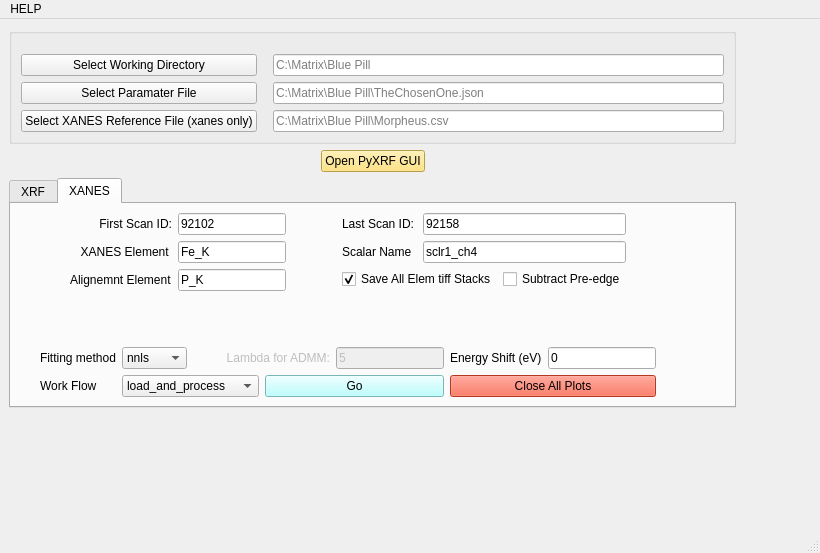
<?xml version="1.0" encoding="UTF-8"?>
<ui version="4.0">
 <author>Ajith</author>
 <class>MainWindow</class>
 <widget class="QMainWindow" name="MainWindow">
  <property name="geometry">
   <rect>
    <x>0</x>
    <y>0</y>
    <width>820</width>
    <height>553</height>
   </rect>
  </property>
  <property name="windowTitle">
   <string>HXN_Wizard</string>
  </property>
  <property name="styleSheet">
   <string notr="true">font: 12pt &quot;MS Shell Dlg 2&quot;;</string>
  </property>
  <widget class="QWidget" name="centralwidget">
   <layout class="QGridLayout" name="gridLayout_17">
    <item row="0" column="0">
     <layout class="QGridLayout" name="gridLayout_13">
      <item row="0" column="0">
       <widget class="QGroupBox" name="groupBox">
        <property name="sizePolicy">
         <sizepolicy hsizetype="Preferred" vsizetype="Preferred">
          <horstretch>0</horstretch>
          <verstretch>0</verstretch>
         </sizepolicy>
        </property>
        <property name="title">
         <string/>
        </property>
        <layout class="QGridLayout" name="gridLayout_7">
         <property name="topMargin">
          <number>20</number>
         </property>
         <item row="0" column="0">
          <layout class="QGridLayout" name="gridLayout_4">
           <item row="2" column="1">
            <widget class="QLineEdit" name="le_ref">
             <property name="sizePolicy">
              <sizepolicy hsizetype="MinimumExpanding" vsizetype="Fixed">
               <horstretch>0</horstretch>
               <verstretch>0</verstretch>
              </sizepolicy>
             </property>
             <property name="text">
              <string/>
             </property>
             <property name="placeholderText">
              <string>C:\Matrix\Blue Pill\Morpheus.csv</string>
             </property>
            </widget>
           </item>
           <item row="0" column="1">
            <widget class="QLineEdit" name="le_wd">
             <property name="sizePolicy">
              <sizepolicy hsizetype="MinimumExpanding" vsizetype="Fixed">
               <horstretch>0</horstretch>
               <verstretch>0</verstretch>
              </sizepolicy>
             </property>
             <property name="text">
              <string/>
             </property>
             <property name="placeholderText">
              <string>C:\Matrix\Blue Pill</string>
             </property>
            </widget>
           </item>
           <item row="0" column="0" rowspan="3">
            <layout class="QGridLayout" name="gridLayout_2">
             <property name="leftMargin">
              <number>0</number>
             </property>
             <property name="rightMargin">
              <number>10</number>
             </property>
             <item row="0" column="0">
              <widget class="QPushButton" name="pb_wd">
               <property name="sizePolicy">
                <sizepolicy hsizetype="Minimum" vsizetype="Minimum">
                 <horstretch>0</horstretch>
                 <verstretch>0</verstretch>
                </sizepolicy>
               </property>
               <property name="text">
                <string>Select Working Directory</string>
               </property>
              </widget>
             </item>
             <item row="1" column="0">
              <widget class="QPushButton" name="pb_param">
               <property name="sizePolicy">
                <sizepolicy hsizetype="Minimum" vsizetype="Minimum">
                 <horstretch>0</horstretch>
                 <verstretch>0</verstretch>
                </sizepolicy>
               </property>
               <property name="text">
                <string>Select Paramater File</string>
               </property>
              </widget>
             </item>
             <item row="2" column="0">
              <widget class="QPushButton" name="pb_ref">
               <property name="sizePolicy">
                <sizepolicy hsizetype="Minimum" vsizetype="Minimum">
                 <horstretch>0</horstretch>
                 <verstretch>0</verstretch>
                </sizepolicy>
               </property>
               <property name="text">
                <string>Select XANES Reference File (xanes only)</string>
               </property>
              </widget>
             </item>
            </layout>
           </item>
           <item row="1" column="1">
            <widget class="QLineEdit" name="le_param">
             <property name="sizePolicy">
              <sizepolicy hsizetype="MinimumExpanding" vsizetype="Fixed">
               <horstretch>0</horstretch>
               <verstretch>0</verstretch>
              </sizepolicy>
             </property>
             <property name="text">
              <string/>
             </property>
             <property name="placeholderText">
              <string>C:\Matrix\Blue Pill\TheChosenOne.json</string>
             </property>
            </widget>
           </item>
          </layout>
         </item>
        </layout>
       </widget>
      </item>
      <item row="1" column="0">
       <layout class="QGridLayout" name="gridLayout_8">
        <item row="0" column="0">
         <spacer name="horizontalSpacer_5">
          <property name="orientation">
           <enum>Qt::Horizontal</enum>
          </property>
          <property name="sizeHint" stdset="0">
           <size>
            <width>40</width>
            <height>20</height>
           </size>
          </property>
         </spacer>
        </item>
        <item row="0" column="1">
         <widget class="QPushButton" name="pb_open_pyxrf">
          <property name="sizePolicy">
           <sizepolicy hsizetype="Preferred" vsizetype="Preferred">
            <horstretch>0</horstretch>
            <verstretch>0</verstretch>
           </sizepolicy>
          </property>
          <property name="styleSheet">
           <string notr="true">background-color: rgb(255, 221, 98);</string>
          </property>
          <property name="text">
           <string>Open PyXRF GUI</string>
          </property>
         </widget>
        </item>
        <item row="0" column="2">
         <spacer name="horizontalSpacer_3">
          <property name="orientation">
           <enum>Qt::Horizontal</enum>
          </property>
          <property name="sizeHint" stdset="0">
           <size>
            <width>40</width>
            <height>20</height>
           </size>
          </property>
         </spacer>
        </item>
       </layout>
      </item>
      <item row="2" column="0">
       <widget class="QTabWidget" name="tabWidget">
        <property name="styleSheet">
         <string notr="true">font: 12pt &quot;MS Shell Dlg 2&quot;;</string>
        </property>
        <property name="currentIndex">
         <number>1</number>
        </property>
        <property name="tabBarAutoHide">
         <bool>false</bool>
        </property>
        <widget class="QWidget" name="tab_2">
         <attribute name="title">
          <string>XRF</string>
         </attribute>
         <layout class="QGridLayout" name="gridLayout_16">
          <item row="0" column="0">
           <widget class="QGroupBox" name="groupBox_3">
            <property name="title">
             <string>XRF Batch Processing</string>
            </property>
            <property name="alignment">
             <set>Qt::AlignCenter</set>
            </property>
            <layout class="QGridLayout" name="gridLayout_11">
             <item row="2" column="0">
              <layout class="QGridLayout" name="gridLayout_6">
               <property name="leftMargin">
                <number>150</number>
               </property>
               <property name="rightMargin">
                <number>150</number>
               </property>
               <item row="0" column="3">
                <widget class="QLineEdit" name="le_lastid_2">
                 <property name="text">
                  <string>92158</string>
                 </property>
                 <property name="placeholderText">
                  <string>00000</string>
                 </property>
                </widget>
               </item>
               <item row="0" column="1">
                <widget class="QLineEdit" name="le_startid_2">
                 <property name="text">
                  <string>92102</string>
                 </property>
                 <property name="placeholderText">
                  <string>00000</string>
                 </property>
                </widget>
               </item>
               <item row="0" column="2">
                <widget class="QLabel" name="label_11">
                 <property name="text">
                  <string>Last Scan ID:</string>
                 </property>
                </widget>
               </item>
               <item row="1" column="0">
                <widget class="QLabel" name="label_10">
                 <property name="text">
                  <string>Scalar Name:</string>
                 </property>
                </widget>
               </item>
               <item row="0" column="0">
                <widget class="QLabel" name="label_12">
                 <property name="text">
                  <string>First Scan ID:</string>
                 </property>
                </widget>
               </item>
               <item row="1" column="1">
                <widget class="QLineEdit" name="le_sclr_2">
                 <property name="text">
                  <string>sclr1_ch4</string>
                 </property>
                 <property name="placeholderText">
                  <string>Fe_K</string>
                 </property>
                </widget>
               </item>
               <item row="1" column="2" colspan="2">
                <widget class="QPushButton" name="pb_xrf_start">
                 <property name="styleSheet">
                  <string notr="true">background-color: rgb(85, 255, 127);</string>
                 </property>
                 <property name="text">
                  <string>Start Batch Processing</string>
                 </property>
                </widget>
               </item>
              </layout>
             </item>
            </layout>
           </widget>
          </item>
          <item row="1" column="0">
           <layout class="QGridLayout" name="gridLayout_12">
            <property name="leftMargin">
             <number>150</number>
            </property>
            <property name="rightMargin">
             <number>150</number>
            </property>
            <item row="0" column="0">
             <widget class="QGroupBox" name="groupBox_2">
              <property name="title">
               <string>XRF Live Processing</string>
              </property>
              <property name="alignment">
               <set>Qt::AlignCenter</set>
              </property>
              <layout class="QGridLayout" name="gridLayout_10">
               <item row="0" column="0">
                <layout class="QGridLayout" name="gridLayout_9">
                 <item row="0" column="0">
                  <widget class="QPushButton" name="pb_activate_live">
                   <property name="styleSheet">
                    <string notr="true">background-color: rgb(0, 170, 255);
background-color: rgb(67, 246, 255);</string>
                   </property>
                   <property name="text">
                    <string>Initiate Live</string>
                   </property>
                  </widget>
                 </item>
                 <item row="0" column="1">
                  <widget class="QPushButton" name="pb_live">
                   <property name="styleSheet">
                    <string notr="true">background-color: rgb(255, 130, 67);
font: 75 12pt &quot;MS Shell Dlg 2&quot;;
</string>
                   </property>
                   <property name="text">
                    <string>Start </string>
                   </property>
                  </widget>
                 </item>
                 <item row="1" column="0" colspan="2">
                  <widget class="QLabel" name="label_live_status">
                   <property name="text">
                    <string>Live Processing is not ready</string>
                   </property>
                   <property name="alignment">
                    <set>Qt::AlignCenter</set>
                   </property>
                  </widget>
                 </item>
                </layout>
               </item>
              </layout>
             </widget>
            </item>
           </layout>
          </item>
         </layout>
        </widget>
        <widget class="QWidget" name="tab">
         <attribute name="title">
          <string>XANES</string>
         </attribute>
         <layout class="QGridLayout" name="gridLayout_15">
          <item row="0" column="0">
           <layout class="QGridLayout" name="gridLayout_14">
            <property name="leftMargin">
             <number>50</number>
            </property>
            <property name="rightMargin">
             <number>50</number>
            </property>
            <item row="0" column="0">
             <layout class="QGridLayout" name="gridLayout_3">
              <item row="0" column="0">
               <widget class="QLabel" name="label">
                <property name="text">
                 <string>First Scan ID:</string>
                </property>
                <property name="alignment">
                 <set>Qt::AlignRight|Qt::AlignTrailing|Qt::AlignVCenter</set>
                </property>
               </widget>
              </item>
              <item row="0" column="1">
               <widget class="QLineEdit" name="le_startid">
                <property name="text">
                 <string>92102</string>
                </property>
                <property name="placeholderText">
                 <string>00000</string>
                </property>
               </widget>
              </item>
              <item row="1" column="0">
               <widget class="QLabel" name="label_3">
                <property name="text">
                 <string>XANES Element </string>
                </property>
                <property name="alignment">
                 <set>Qt::AlignRight|Qt::AlignTrailing|Qt::AlignVCenter</set>
                </property>
               </widget>
              </item>
              <item row="1" column="1">
               <widget class="QLineEdit" name="xanes_elem">
                <property name="text">
                 <string>Fe_K</string>
                </property>
                <property name="placeholderText">
                 <string>Fe_K</string>
                </property>
               </widget>
              </item>
              <item row="2" column="0">
               <widget class="QLabel" name="label_4">
                <property name="text">
                 <string>Alignemnt Element</string>
                </property>
               </widget>
              </item>
              <item row="2" column="1">
               <widget class="QLineEdit" name="alignment_elem">
                <property name="text">
                 <string>P_K</string>
                </property>
                <property name="placeholderText">
                 <string>Pt_L</string>
                </property>
               </widget>
              </item>
             </layout>
            </item>
            <item row="0" column="1">
             <layout class="QGridLayout" name="gridLayout_5">
              <property name="leftMargin">
               <number>50</number>
              </property>
              <property name="rightMargin">
               <number>0</number>
              </property>
              <item row="0" column="0">
               <widget class="QLabel" name="label_2">
                <property name="text">
                 <string>Last Scan ID:</string>
                </property>
               </widget>
              </item>
              <item row="0" column="1" colspan="2">
               <widget class="QLineEdit" name="le_lastid">
                <property name="text">
                 <string>92158</string>
                </property>
                <property name="placeholderText">
                 <string>00000</string>
                </property>
               </widget>
              </item>
              <item row="1" column="0">
               <widget class="QLabel" name="label_8">
                <property name="text">
                 <string>Scalar Name</string>
                </property>
               </widget>
              </item>
              <item row="1" column="1" colspan="2">
               <widget class="QLineEdit" name="le_sclr">
                <property name="text">
                 <string>sclr1_ch4</string>
                </property>
                <property name="placeholderText">
                 <string>Fe_K</string>
                </property>
               </widget>
              </item>
              <item row="2" column="0" colspan="2">
               <widget class="QCheckBox" name="ch_b_save_all_tiffs">
                <property name="text">
                 <string>Save All Elem tiff Stacks</string>
                </property>
                <property name="checked">
                 <bool>true</bool>
                </property>
               </widget>
              </item>
              <item row="2" column="2">
               <widget class="QCheckBox" name="ch_b_baseline">
                <property name="sizePolicy">
                 <sizepolicy hsizetype="Fixed" vsizetype="Fixed">
                  <horstretch>0</horstretch>
                  <verstretch>0</verstretch>
                 </sizepolicy>
                </property>
                <property name="text">
                 <string>Subtract Pre-edge</string>
                </property>
               </widget>
              </item>
             </layout>
            </item>
           </layout>
          </item>
          <item row="0" column="1">
           <spacer name="horizontalSpacer">
            <property name="orientation">
             <enum>Qt::Horizontal</enum>
            </property>
            <property name="sizeHint" stdset="0">
             <size>
              <width>49</width>
              <height>20</height>
             </size>
            </property>
           </spacer>
          </item>
          <item row="1" column="0">
           <spacer name="verticalSpacer">
            <property name="orientation">
             <enum>Qt::Vertical</enum>
            </property>
            <property name="sizeHint" stdset="0">
             <size>
              <width>20</width>
              <height>48</height>
             </size>
            </property>
           </spacer>
          </item>
          <item row="2" column="0">
           <layout class="QGridLayout" name="gridLayout">
            <property name="leftMargin">
             <number>20</number>
            </property>
            <property name="rightMargin">
             <number>20</number>
            </property>
            <item row="0" column="0">
             <widget class="QLabel" name="label_5">
              <property name="sizePolicy">
               <sizepolicy hsizetype="Preferred" vsizetype="Preferred">
                <horstretch>0</horstretch>
                <verstretch>0</verstretch>
               </sizepolicy>
              </property>
              <property name="text">
               <string>Fitting method</string>
              </property>
             </widget>
            </item>
            <item row="0" column="1">
             <widget class="QComboBox" name="cb_fittin_method">
              <property name="sizePolicy">
               <sizepolicy hsizetype="Preferred" vsizetype="Preferred">
                <horstretch>0</horstretch>
                <verstretch>0</verstretch>
               </sizepolicy>
              </property>
              <item>
               <property name="text">
                <string>nnls</string>
               </property>
              </item>
              <item>
               <property name="text">
                <string>admm</string>
               </property>
              </item>
             </widget>
            </item>
            <item row="0" column="2" colspan="2">
             <widget class="QLabel" name="label_xanes_method">
              <property name="enabled">
               <bool>false</bool>
              </property>
              <property name="sizePolicy">
               <sizepolicy hsizetype="Preferred" vsizetype="Preferred">
                <horstretch>0</horstretch>
                <verstretch>0</verstretch>
               </sizepolicy>
              </property>
              <property name="text">
               <string>Lambda for ADMM:</string>
              </property>
              <property name="alignment">
               <set>Qt::AlignRight|Qt::AlignTrailing|Qt::AlignVCenter</set>
              </property>
             </widget>
            </item>
            <item row="0" column="4">
             <widget class="QLineEdit" name="admm_lamda">
              <property name="enabled">
               <bool>false</bool>
              </property>
              <property name="sizePolicy">
               <sizepolicy hsizetype="Preferred" vsizetype="Preferred">
                <horstretch>0</horstretch>
                <verstretch>0</verstretch>
               </sizepolicy>
              </property>
              <property name="focusPolicy">
               <enum>Qt::StrongFocus</enum>
              </property>
              <property name="text">
               <string>5</string>
              </property>
              <property name="placeholderText">
               <string>Lambda for ADMM</string>
              </property>
             </widget>
            </item>
            <item row="0" column="5">
             <widget class="QLabel" name="label_9">
              <property name="sizePolicy">
               <sizepolicy hsizetype="Preferred" vsizetype="Preferred">
                <horstretch>0</horstretch>
                <verstretch>0</verstretch>
               </sizepolicy>
              </property>
              <property name="text">
               <string>Energy Shift (eV)</string>
              </property>
             </widget>
            </item>
            <item row="0" column="6">
             <widget class="QLineEdit" name="energy_shift">
              <property name="sizePolicy">
               <sizepolicy hsizetype="Preferred" vsizetype="Preferred">
                <horstretch>0</horstretch>
                <verstretch>0</verstretch>
               </sizepolicy>
              </property>
              <property name="focusPolicy">
               <enum>Qt::StrongFocus</enum>
              </property>
              <property name="text">
               <string>0</string>
              </property>
              <property name="placeholderText">
               <string>Lambda for ADMM</string>
              </property>
             </widget>
            </item>
            <item row="1" column="0">
             <widget class="QLabel" name="label_6">
              <property name="text">
               <string>Work Flow</string>
              </property>
             </widget>
            </item>
            <item row="1" column="1" colspan="2">
             <widget class="QComboBox" name="cb_process">
              <property name="sizePolicy">
               <sizepolicy hsizetype="Expanding" vsizetype="Fixed">
                <horstretch>0</horstretch>
                <verstretch>0</verstretch>
               </sizepolicy>
              </property>
              <item>
               <property name="text">
                <string>load_and_process</string>
               </property>
              </item>
              <item>
               <property name="text">
                <string>process</string>
               </property>
              </item>
              <item>
               <property name="text">
                <string>build_xanes_map</string>
               </property>
              </item>
             </widget>
            </item>
            <item row="1" column="3" colspan="2">
             <widget class="QPushButton" name="pb_start">
              <property name="styleSheet">
               <string notr="true">font: 12pt &quot;MS Shell Dlg 2&quot;;
background-color: rgb(170, 255, 255);</string>
              </property>
              <property name="text">
               <string>Go</string>
              </property>
             </widget>
            </item>
            <item row="1" column="5" colspan="2">
             <widget class="QPushButton" name="pb_close_plots">
              <property name="styleSheet">
               <string notr="true">background-color: rgb(255, 77, 46);
color: rgb(0, 0, 0);
font: 75 10pt &quot;MS Shell Dlg 2&quot;;</string>
              </property>
              <property name="text">
               <string>Close All Plots</string>
              </property>
             </widget>
            </item>
           </layout>
          </item>
          <item row="2" column="1">
           <spacer name="horizontalSpacer_2">
            <property name="orientation">
             <enum>Qt::Horizontal</enum>
            </property>
            <property name="sizeHint" stdset="0">
             <size>
              <width>49</width>
              <height>20</height>
             </size>
            </property>
           </spacer>
          </item>
         </layout>
        </widget>
       </widget>
      </item>
     </layout>
    </item>
    <item row="0" column="1">
     <spacer name="horizontalSpacer_4">
      <property name="orientation">
       <enum>Qt::Horizontal</enum>
      </property>
      <property name="sizeHint" stdset="0">
       <size>
        <width>40</width>
        <height>20</height>
       </size>
      </property>
     </spacer>
    </item>
    <item row="1" column="0">
     <spacer name="verticalSpacer_2">
      <property name="orientation">
       <enum>Qt::Vertical</enum>
      </property>
      <property name="sizeHint" stdset="0">
       <size>
        <width>20</width>
        <height>52</height>
       </size>
      </property>
     </spacer>
    </item>
   </layout>
  </widget>
  <widget class="QMenuBar" name="menubar">
   <property name="geometry">
    <rect>
     <x>0</x>
     <y>0</y>
     <width>820</width>
     <height>25</height>
    </rect>
   </property>
   <widget class="QMenu" name="menuHELP">
    <property name="title">
     <string>HELP</string>
    </property>
   </widget>
   <addaction name="menuHELP"/>
  </widget>
  <widget class="QStatusBar" name="statusbar"/>
 </widget>
 <resources/>
 <connections/>
</ui>
